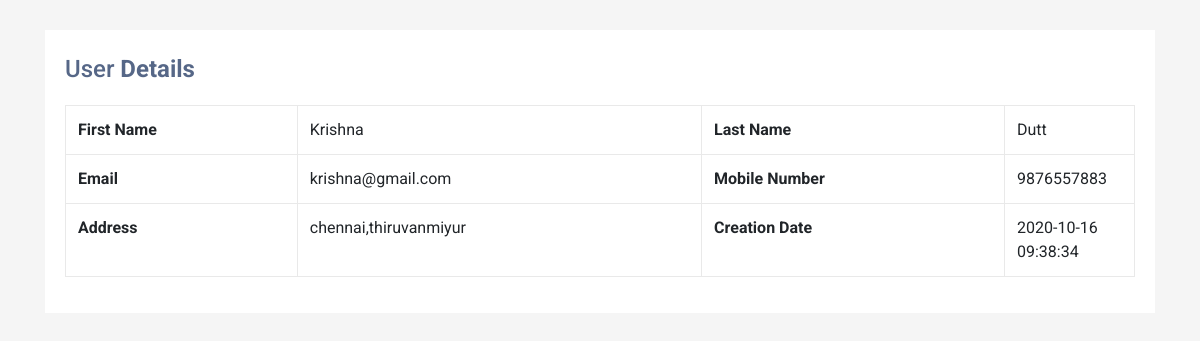
Screenshot of /read.php?viewid=6 with the database file from the repository.
### tables this page shows
CREATE TABLE `tblusers` (
  `ID` int(10) NOT NULL,
  `FirstName` varchar(200) DEFAULT NULL,
  `LastName` varchar(200) DEFAULT NULL,
  `MobileNumber` bigint(10) DEFAULT NULL,
  `Email` varchar(200) DEFAULT NULL,
  `Address` mediumtext DEFAULT NULL,
  `CreationDate` timestamp NOT NULL DEFAULT current_timestamp() ON UPDATE current_timestamp(),
  `Country` varchar(255) DEFAULT NULL
);

### read.php (the view, shortened to what this page needs)
<?php
include('dbconnection.php');
?>
<!DOCTYPE html>
<html lang="en">
<head>
<link rel="stylesheet" href="https://stackpath.bootstrapcdn.com/bootstrap/4.5.0/css/bootstrap.min.css">
<link rel="stylesheet" href="https://maxcdn.bootstrapcdn.com/font-awesome/4.7.0/css/font-awesome.min.css">
</head>
<body>
<div class="container-xl">
    <div class="table-responsive">
        <div class="table-wrapper">
            <div class="table-title">
                <div class="row">
                    <div class="col-sm-5">
                        <h2>User <b>Details</b></h2>
                    </div>
                </div>
            </div>
<table cellpadding="0" cellspacing="0" border="0" class="display table table-bordered" id="hidden-table-info">
<tbody>
<?php
$vid=$_GET['viewid'];
$ret=mysqli_query($con,"select * from tblusers where ID =$vid");
while ($row=mysqli_fetch_array($ret)) {
?>
 <tr>
    <th>First Name</th>
    <td><?php  echo $row['FirstName'];?></td>
    <th>Last Name</th>
    <td><?php  echo $row['LastName'];?></td>
  </tr>
  <tr>
    <th>Email</th>
    <td><?php  echo $row['Email'];?></td>
    <th>Mobile Number</th>
    <td><?php  echo $row['MobileNumber'];?></td>
  </tr>
  <tr>
    <th>Address</th>
    <td><?php  echo $row['Address'];?></td>
    <th>Creation Date</th>
    <td><?php  echo $row['CreationDate'];?></td>
  </tr>
<?php
}?>
</tbody>
</table>
        </div>
    </div>
</div>
</body>
</html>

### read.php (style rules this page uses)
body { color: #566787; background: #f5f5f5; font-family: 'Roboto', sans-serif; }
.table-responsive { margin: 30px 0; }
.table-wrapper { min-width: 1000px; background: #fff; padding: 20px; box-shadow: 0 1px 1px rgba(0,0,0,.05); }
.table-title { font-size: 15px; padding-bottom: 10px; margin: 0 0 10px; min-height: 45px; }
.table-title h2 { margin: 5px 0 0; font-size: 24px; }
table.table tr th, table.table tr td { border-color: #e9e9e9; }
table.table td:last-child { width: 130px; }

### rows the page displays
tblusers: FirstName "Krishna", LastName "Dutt", Email "krishna@gmail.com", MobileNumber "9876557883", Address "chennai,thiruvanmiyur", CreationDate "2020-10-16 09:38:34"
